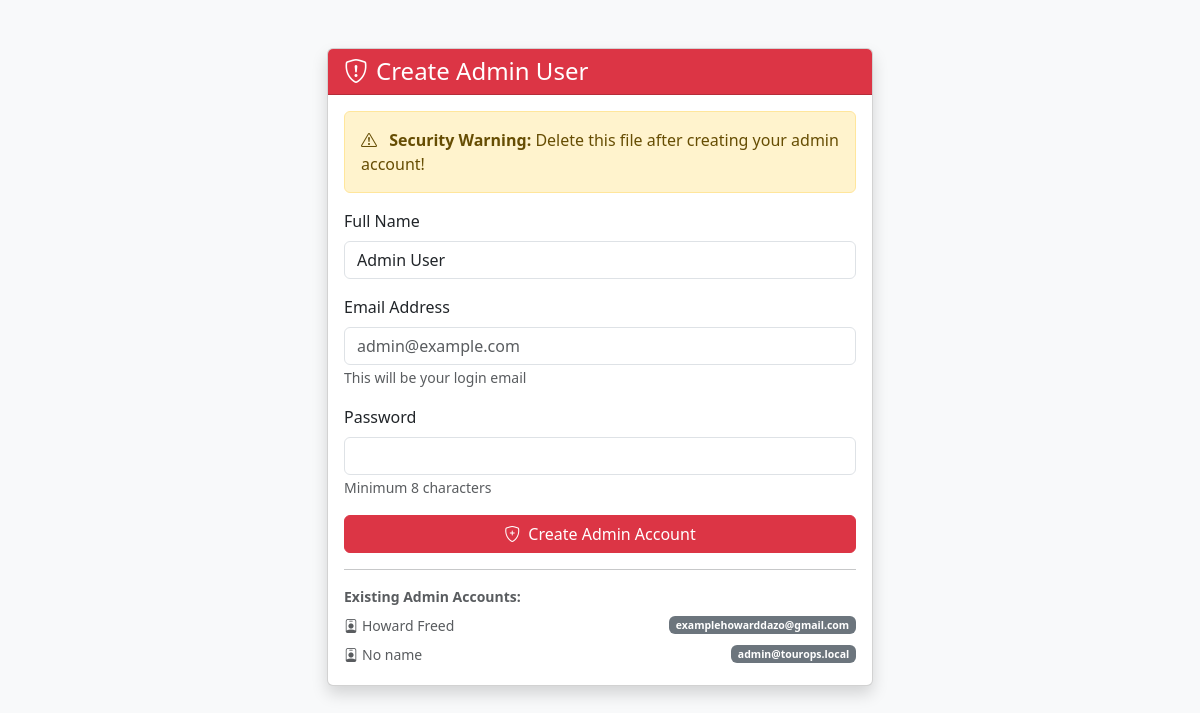
Screenshot of /create_admin.php with the database file from the repository.
### tables this page shows
CREATE TABLE `users` (
  `id` int(11) NOT NULL,
  `name` varchar(100) NOT NULL,
  `fullname` varchar(150) DEFAULT NULL,
  `dob` date DEFAULT NULL,
  `gender` varchar(20) DEFAULT NULL,
  `nationality` varchar(100) DEFAULT NULL,
  `email` varchar(150) NOT NULL,
  `mobile` varchar(30) DEFAULT NULL,
  `address` text DEFAULT NULL,
  `profile_image` varchar(255) DEFAULT NULL,
  `username` varchar(100) DEFAULT NULL,
  `two_factor_enabled` tinyint(1) DEFAULT 0,
  `notify_email` tinyint(1) DEFAULT 1,
  `notify_sms` tinyint(1) DEFAULT 0,
  `newsletter` tinyint(1) DEFAULT 0,
  `emergency_name` varchar(150) DEFAULT NULL,
  `emergency_relation` varchar(100) DEFAULT NULL,
  `emergency_phone` varchar(30) DEFAULT NULL,
  `password` varchar(255) NOT NULL,
  `is_admin` tinyint(1) DEFAULT 0,
  `created_at` timestamp NOT NULL DEFAULT current_timestamp()
);

### create_admin.php (the view, shortened to what this page needs)
<?php
require_once 'inc/db.php';
$success = false;
?>
<!DOCTYPE html>
<html lang="en">
<head>
    <link href="https://cdn.jsdelivr.net/npm/bootstrap@5.3.2/dist/css/bootstrap.min.css" rel="stylesheet">
    <link href="https://cdn.jsdelivr.net/npm/bootstrap-icons@1.11.1/font/bootstrap-icons.css" rel="stylesheet">
</head>
<body class="bg-light">
    <div class="container">
        <div class="row justify-content-center mt-5">
            <div class="col-md-6">
                <div class="card shadow">
                    <div class="card-header bg-danger text-white">
                        <h4 class="mb-0"><i class="bi bi-shield-exclamation me-2"></i>Create Admin User</h4>
                    </div>
                    <div class="card-body">
                        <div class="alert alert-warning">
                            <i class="bi bi-exclamation-triangle me-2"></i>
                            <strong>Security Warning:</strong> Delete this file after creating your admin account!
                        </div>
                        <?php if ($success): ?>
                            <div class="d-grid gap-2">
                                <a href="login.php" class="btn btn-primary">
                                    <i class="bi bi-box-arrow-in-right me-2"></i>Go to Login
                                </a>
                                <a href="admin/" class="btn btn-success">
                                    <i class="bi bi-shield-check me-2"></i>Go to Admin Panel
                                </a>
                            </div>
                        <?php else: ?>
                            <form method="post">
                                <div class="mb-3">
                                    <label class="form-label">Full Name</label>
                                    <input type="text" name="fullname" class="form-control" value="Admin User" required>
                                </div>
                                <div class="mb-3">
                                    <label class="form-label">Email Address</label>
                                    <input type="email" name="email" class="form-control" placeholder="admin@example.com" required>
                                    <small class="text-muted">This will be your login email</small>
                                </div>
                                <div class="mb-3">
                                    <label class="form-label">Password</label>
                                    <input type="password" name="password" class="form-control" required>
                                    <small class="text-muted">Minimum 8 characters</small>
                                </div>
                                <div class="d-grid">
                                    <button type="submit" class="btn btn-danger">
                                        <i class="bi bi-shield-plus me-2"></i>Create Admin Account
                                    </button>
                                </div>
                            </form>
                        <?php endif; ?>
                        <hr>
                        <div class="text-muted small">
                            <p class="mb-1"><strong>Existing Admin Accounts:</strong></p>
                            <?php
                            $stmt = $pdo->query("SELECT id, fullname, email FROM users WHERE is_admin = 1");
                            $admins = $stmt->fetchAll();
                            if ($admins):
                                foreach ($admins as $admin):
                            ?>
                                <div class="d-flex justify-content-between align-items-center py-1">
                                    <span><i class="bi bi-person-badge me-1"></i><?= htmlspecialchars($admin['fullname'] ?? 'No name') ?></span>
                                    <span class="badge bg-secondary"><?= htmlspecialchars($admin['email']) ?></span>
                                </div>
                            <?php
                                endforeach;
                            else:
                            ?>
                                <p class="text-muted">No admin accounts found</p>
                            <?php endif; ?>
                        </div>
                    </div>
                </div>
            </div>
        </div>
    </div>
</body>
</html>

### rows the page displays
users: fullname "Howard Freed", email "examplehowarddazo@gmail.com"
users: fullname "No name", email "admin@tourops.local"
